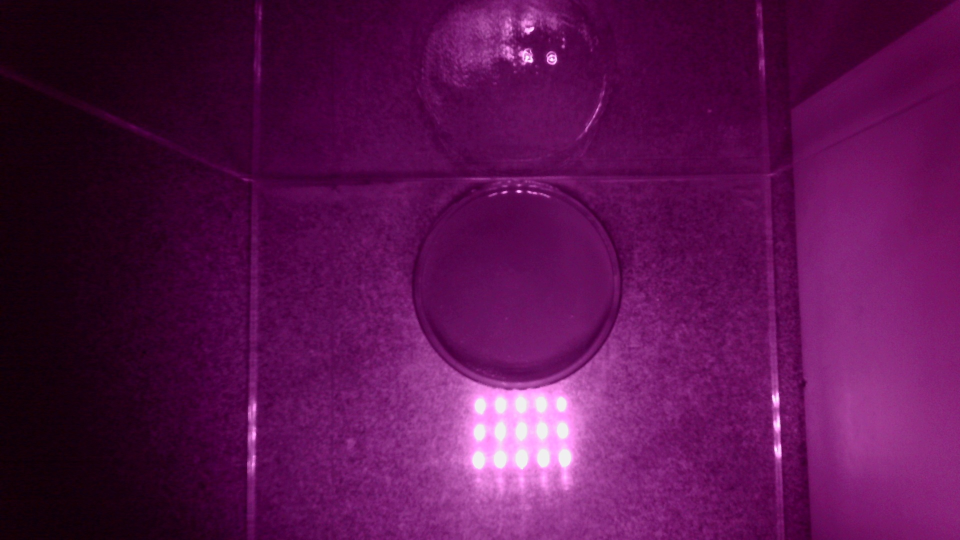
#> input picture Experimental data/Natural farmland soil/Capture images/1.jpg, 1920 x 1080 px, found by its file name (shown at 1/2 size)
$ python imgRecognition.py
#> lines starting #> are read from the running program, lines starting #| are printed output that depends on the picture
### project code/monitor/hdbscanClusterImg.py
# -*- coding: utf-8 -*-
'''
use dbscan algorithm to segment img of soil;
'''
import cv2
from sklearn.cluster import DBSCAN
from sklearn import metrics
import numpy as np
import hdbscan
from copy import deepcopy
import os
import collections
from globalData import Data
from matplotlib import pyplot as plt

import time
time1 = time.time()

class Dbscan_cluster(object):
    def __init__(self,_img_bgr_arr):
        self.gbr_arr = _img_bgr_arr             # Input image path
        self.img_shape = self.gbr_arr.shape
        self.img_width = self.img_shape[0]
        self.img_length = self.img_shape[1]
        self.labels = []
        self.soil_label = -1  #

        self.n_clusters_ = 0

    def hdbscan_cluster(self,_arr,_EPS = 4):
        # input: lab or rgb cluster; the EPS
        # output: the mean of cluster

        mean = []
        amount_clusting = []
        soil_mean_of_cluster = []
        clustered_data = []


        X = deepcopy(_arr).reshape(-1,1)

        gbr_arr_flatten = self.gbr_arr.reshape(-1, 1)

        print(X)
        # Set parameter values EPS and MINPTS for clustering
        EPS = _EPS
        MINPTS = self.img_width*self.img_length/10  #  MinPts radius is set to w*h # /10
        db = hdbscan.HDBSCAN(min_cluster_size=2100, min_samples=60).fit(X)

        self.labels = db.labels_
        prob = db.probabilities_

        for i in range(len(self.labels)):
            if prob[i] < 0.5:
                self.labels[i] = -1
            if self.labels[i] == -1:
                gbr_arr_flatten[i] = [255]
            if self.labels[i] != -1:
                clustered_data.append(gbr_arr_flatten[i][0])

        if len(clustered_data) == 0:
            gbr_arr_flatten = X
            soil_mean_of_cluster = [np.mean(gbr_arr_flatten[:, 0])]
        else:
            soil_mean_of_cluster = [np.mean(clustered_data)]
        clustered_arr_1d = gbr_arr_flatten.reshape(self.gbr_arr.shape)
        self.gbr_arr = clustered_arr_1d
        _arr = clustered_arr_1d


        return soil_mean_of_cluster

    # [5 lines left out: function save_segmented_imgs, not called in this run]

# [6 lines that do not run on import are left out]

### project code/monitor/soilMonitorLog.py
# -*- coding: utf-8 -*-
'''
use dbscan algorithm to segment img of soil;
'''
import logging

class SMLog(object):
    logger =  logging.getLogger("SoilMonitor")
    logger.setLevel(logging.DEBUG)

    if not logger.handlers:
        consoleHandle = logging.StreamHandler()
        consoleHandle.setLevel(logging.INFO)
        ch_formatter = logging.Formatter('%(levelname)s - %(message)s')
        consoleHandle.setFormatter(ch_formatter)
        logger.addHandler(consoleHandle)

        fileHandle =logging.FileHandler('soilMonitor.log')
        fileHandle.setLevel(logging.DEBUG)
        fileHandle_formatter = logging.Formatter('%(asctime)s - %(name)s - %(levelname)s - %(message)s')
        fileHandle.setFormatter(fileHandle_formatter)
        logger.addHandler(fileHandle)


    @staticmethod
    def debug(msg, *args, **kwargs):
        SMLog.logger.debug(msg, *args, **kwargs)

    @staticmethod
    def info(msg, *args, **kwargs):
        SMLog.logger.info(msg, *args, **kwargs)

    @staticmethod
    def warning(msg, *args, **kwargs):
        SMLog.logger.warning(msg, *args, **kwargs)

    @staticmethod
    def error(msg, *args, **kwargs):
        SMLog.logger.error(msg, *args, **kwargs)


# [5 lines that do not run on import are left out]

### project code/monitor/imgRecognition.py
# -*- coding: utf-8 -*-

from preprocess import PreprocessImg
from soilDetectorGauss import GaussDetector
from hdbscanClusterImg import Dbscan_cluster
from classification import Classification
from modelPredict import HumidityPredict
import time
from datetime import datetime
import os
from globalData import Data
from soilMonitorLog import SMLog
from copy import deepcopy
import cv2
import numpy as np
from matplotlib import pyplot as plt
#############################################################################
## Image recognition algorithms, including: image denoising, soil image segmentation,  clustering
## Input: numpy array of cv2 images.
## Output: the classification number of the image (int)
#############################################################################

class RecognitionAlgorithm(object):

    def __init__(self,_bgr_arr,saveProImg = False):
#> called with saveProImg = False
        self.__start_time = time.time()
        self.bgr_arr = _bgr_arr
#> self.bgr_arr is the input picture: shape (1080, 1920, 3); mean B, G, R 78.8, 17.8, 90
        self.saveProImg = saveProImg
        # Set up various image save paths
        name_img_use_time = self.time_name()  # 180524_172850
        Data.img_name = name_img_use_time+".jpg"
        self.raw_img_path = Data.raw_img_folder+name_img_use_time+".jpg"
        self.filtered_img_path = Data.filtered_img_folder+name_img_use_time+".jpg"
        self.segmented_img_path = Data.segmented_img_folder+name_img_use_time+".jpg"
        self.clustered_img_path = Data.clustered_img_folder+name_img_use_time+".jpg"
        self.rectangle_img_path = Data.clustered_img_folder + name_img_use_time + "_sub.jpg"

    def implement(self):
        #
        bgr_arr = deepcopy(self.bgr_arr)
        cv2.imwrite(self.raw_img_path, bgr_arr)
        SMLog.info("Save original picture")


        self.bgr_arr = cv2.cvtColor(self.bgr_arr,cv2.COLOR_BGR2GRAY)
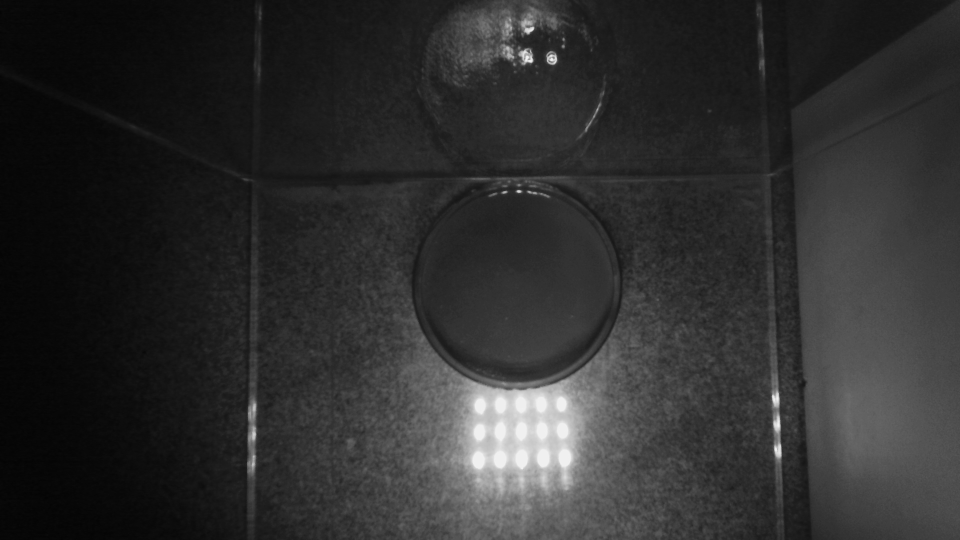
#> self.bgr_arr: shape (1080, 1920) (shown at 1/2 size); min 3, max 244, mean 46.3
        bgr_arr = deepcopy(self.bgr_arr)[510:710, 985:1185]  # Intercept centers 200*200 area clustering
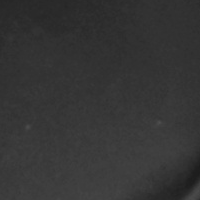
#> bgr_arr: shape (200, 200); min 28, max 79, mean 53.3
        print("dbscan_start")

        #  Show split image
        Data.segmented_img_arr = bgr_arr
        bgr_arr = np.array(bgr_arr)

        cv2.imwrite(self.segmented_img_path, bgr_arr)

        # clustering
        db = Dbscan_cluster(bgr_arr)

        soil_mean = db.hdbscan_cluster(bgr_arr)
#> (printed output is left out)
        Data.clustered_img_arr = db.gbr_arr
        Data.soil_mean = soil_mean[0]
        print(Data.soil_mean)
        hum_predictor = HumidityPredict(Data.model_path)
        predict_y = hum_predictor.regression_predict(soil_mean[0])
        Data.predict_result = np.around(predict_y[0],decimals=2)
        SMLog.info("Water content prediction results：%s", predict_y)
        return Data.soil_mean

    def time_name(self):
        img_time_name = datetime.now().date().strftime("%y%m%d") + datetime.now().time().strftime("_%H%M%S")
        return img_time_name

    @property
    def used_time(self):
        # 计算耗时
        return round(time.time()-self.__start_time,2)

if __name__ == '__main__':
    import cv2
    img_path = "C:/Users/ExCitrus/Desktop/rice940_1/07/1.jpg"
    reg = RecognitionAlgorithm(cv2.imread(img_path))
    print(reg.implement())
#> (the call stopped at in hdbscan_cluster, `db = hdbscan.HDBSCAN(min_cluster_size=2100, min_samples=60).fit(X)`: hdbscan is not available in this run)
